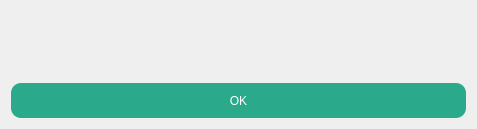
<?xml version="1.0" encoding="UTF-8"?>
<ui version="4.0">
 <class>dlgMessage</class>
 <widget class="QDialog" name="dlgMessage">
  <property name="geometry">
   <rect>
    <x>0</x>
    <y>0</y>
    <width>477</width>
    <height>129</height>
   </rect>
  </property>
  <property name="windowTitle">
   <string>Dialog</string>
  </property>
  <layout class="QVBoxLayout" name="verticalLayout">
   <item>
    <widget class="QLabel" name="lblMsg">
     <property name="font">
      <font>
       <pointsize>10</pointsize>
       <bold>true</bold>
      </font>
     </property>
     <property name="text">
      <string/>
     </property>
     <property name="alignment">
      <set>Qt::AlignCenter</set>
     </property>
     <property name="wordWrap">
      <bool>true</bool>
     </property>
    </widget>
   </item>
   <item>
    <widget class="QPushButton" name="btnOk">
     <property name="minimumSize">
      <size>
       <width>0</width>
       <height>35</height>
      </size>
     </property>
     <property name="styleSheet">
      <string notr="true">QPushButton{
	background-color: #2AAA8A;
	color: rgb(255, 255, 255);
	border-radius : 10px;
	padding: 5px;	
}

QPushButton:hover{
	background-color: rgb(46, 186, 151);
	color: rgb(0, 0, 0);
}</string>
     </property>
     <property name="text">
      <string>OK</string>
     </property>
    </widget>
   </item>
  </layout>
 </widget>
 <resources/>
 <connections/>
</ui>
